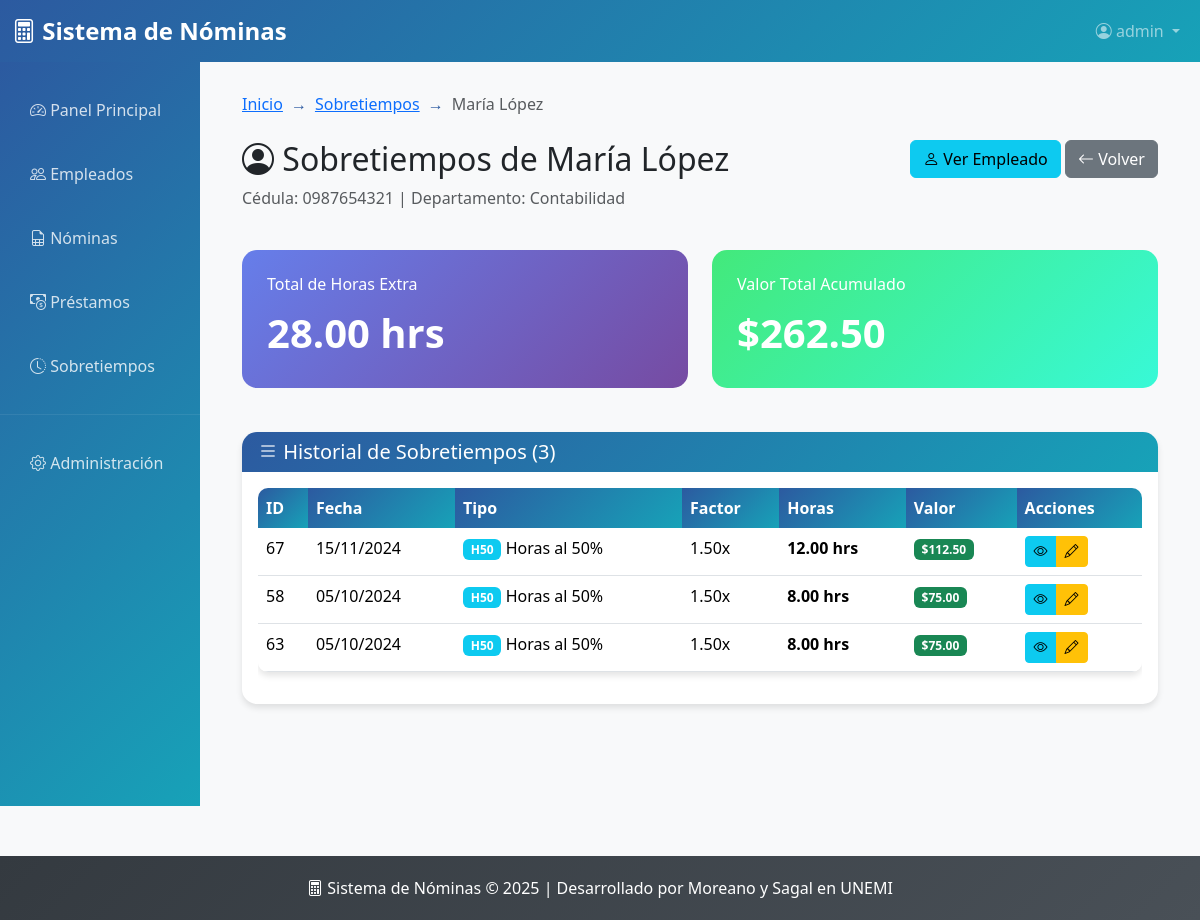
/sobretiempos/empleado/23/ (signed in), run on the app's committed database.
### nomina/models.py (models this page shows, shortened)
class Empleado(models.Model):
    cedula = models.CharField(max_length=10, unique=True)
    nombre = models.CharField(max_length=200)
    sueldo = models.DecimalField(max_digits=10, decimal_places=2)
    departamento = models.CharField(max_length=100)
    cargo = models.CharField(max_length=100)
    fecha_ingreso = models.DateField(null=True, blank=True)

### sobretiempo/models.py (models this page shows, shortened)
class Sobretiempo(models.Model):
    empleado = models.ForeignKey(Empleado, on_delete=models.CASCADE)
    fecha_registro = models.DateField()
    tipo_sobretiempo = models.ForeignKey(TipoSobretiempo, on_delete=models.CASCADE)
    numero_horas = models.DecimalField(max_digits=6, decimal_places=2)
    valor = models.DecimalField(max_digits=10, decimal_places=2, editable=False, default=0)
    class Meta:
        verbose_name = "Sobretiempo"
        verbose_name_plural = "Sobretiempos"
        ordering = ['-fecha_registro']

class TipoSobretiempo(models.Model):
    codigo = models.CharField(max_length=10)  # Ej: "H50", "H100"
    descripcion = models.CharField(max_length=100)  # Ej: "Horas al 50%", "Horas al 100%"
    factor = models.DecimalField(max_digits=4, decimal_places=2)  # Ej: 1.50, 2.00
    class Meta:
        verbose_name = "Tipo de Sobretiempo"
        verbose_name_plural = "Tipos de Sobretiempo"

### sobretiempo/views.py (the view)
# urls.py: path('empleado/<int:empleado_id>/', views.SobretiemposPorEmpleadoView.as_view(), name='sobretiempos_por_empleado'),
class SobretiemposPorEmpleadoView(LoginRequiredMixin, TitleContextMixin, DetailView):
    model = Empleado
    template_name = 'sobretiempos_por_empleado.html'
    context_object_name = 'empleado'
    pk_url_kwarg = 'empleado_id'
    title1 = "Sobretiempos"
    title2 = "Sobretiempos por Empleado"
    def get_context_data(self, **kwargs):
        context = super().get_context_data(**kwargs)
        sobretiempos = Sobretiempo.objects.filter(
            empleado=self.object
        ).select_related('tipo_sobretiempo')
        context['sobretiempos'] = sobretiempos
        context['total_horas'] = sum([st.numero_horas for st in sobretiempos])
        context['total_valor'] = sum([st.valor for st in sobretiempos])
        return context

### sobretiempo/mixins.py (called while the page is built)
    def get_context_data(self, **kwargs):
        context = super().get_context_data(**kwargs)
        if self.title1:
            context["title1"] = self.title1
        if self.title2:
            context["title2"] = self.title2
        return context

### templates/sobretiempos_por_empleado.html (shortened to what this page needs)
{% extends 'base.html' %}
{% block breadcrumb_items %}
<li class="breadcrumb-item"><a href="{% url 'sobretiempos_lista' %}">Sobretiempos</a></li>
<li class="breadcrumb-item active">{{ empleado.nombre }}</li>
{% endblock %}
{% block content %}
<div class="row mb-4">
    <div class="col-md-8">
        <h2><i class="bi bi-person-circle"></i> Sobretiempos de {{ empleado.nombre }}</h2>
        <p class="text-muted">Cédula: {{ empleado.cedula }} | Departamento: {{ empleado.departamento }}</p>
    </div>
    <div class="col-md-4 text-end">
        <a href="{% url 'empleado_detalle' empleado.id %}" class="btn btn-info">
            <i class="bi bi-person"></i> Ver Empleado
        </a>
        <a href="{% url 'sobretiempos_lista' %}" class="btn btn-secondary">
            <i class="bi bi-arrow-left"></i> Volver
        </a>
    </div>
</div>
<div class="row mb-4">
    <div class="col-md-6">
        <div class="stats-card" style="background: linear-gradient(135deg, #667eea 0%, #764ba2 100%);">
            <h6>Total de Horas Extra</h6>
            <div class="stats-number">{{ total_horas|floatformat:2 }} hrs</div>
        </div>
    </div>
    <div class="col-md-6">
        <div class="stats-card" style="background: linear-gradient(135deg, #43e97b 0%, #38f9d7 100%);">
            <h6>Valor Total Acumulado</h6>
            <div class="stats-number">${{ total_valor|floatformat:2 }}</div>
        </div>
    </div>
</div>
{% if sobretiempos %}
    <div class="card">
        <div class="card-header">
            <h5 class="mb-0"><i class="bi bi-list"></i> Historial de Sobretiempos ({{ sobretiempos.count }})</h5>
        </div>
        <div class="card-body">
            <div class="table-responsive">
                <table class="table table-hover">
                    <thead>
                        <tr>
                            <th>ID</th>
                            <th>Fecha</th>
                            <th>Tipo</th>
                            <th>Factor</th>
                            <th>Horas</th>
                            <th>Valor</th>
                            <th>Acciones</th>
                        </tr>
                    </thead>
                    <tbody>
                        {% for sobretiempo in sobretiempos %}
                        <tr>
                            <td>{{ sobretiempo.id }}</td>
                            <td>{{ sobretiempo.fecha_registro|date:"d/m/Y" }}</td>
                            <td>
                                <span class="badge bg-info">{{ sobretiempo.tipo_sobretiempo.codigo }}</span>
                                {{ sobretiempo.tipo_sobretiempo.descripcion }}
                            </td>
                            <td>{{ sobretiempo.tipo_sobretiempo.factor }}x</td>
                            <td><strong>{{ sobretiempo.numero_horas }} hrs</strong></td>
                            <td><span class="badge bg-success">${{ sobretiempo.valor|floatformat:2 }}</span></td>
                            <td>
                                <div class="btn-group" role="group">
                                    <a href="{% url 'sobretiempo_detalle' sobretiempo.id %}" class="btn btn-sm btn-info" title="Ver">
                                        <i class="bi bi-eye"></i>
                                    </a>
                                    <a href="{% url 'sobretiempo_editar' sobretiempo.id %}" class="btn btn-sm btn-warning" title="Editar">
                                        <i class="bi bi-pencil"></i>
                                    </a>
                                </div>
                            </td>
                        </tr>
                        {% endfor %}
                    </tbody>
                </table>
            </div>
        </div>
    </div>
{% else %}
    <div class="alert alert-info">
        <i class="bi bi-info-circle"></i> Este empleado no tiene sobretiempos registrados.
    </div>
{% endif %}
{% endblock %}

### templates/base.html (shortened to what this page needs)
<!DOCTYPE html>
<html lang="es">
<head>
    <link href="https://cdn.jsdelivr.net/npm/bootstrap@5.3.2/dist/css/bootstrap.min.css" rel="stylesheet">
    <link rel="stylesheet" href="https://cdn.jsdelivr.net/npm/bootstrap-icons@1.11.1/font/bootstrap-icons.css">
</head>
<body>
    <nav class="navbar navbar-expand-lg navbar-dark" style="background: linear-gradient(135deg, var(--primary-color), var(--secondary-color));">
        <div class="container-fluid">
            <a class="navbar-brand" href="{% url 'dashboard' %}">
                <i class="bi bi-calculator"></i> Sistema de Nóminas
            </a>
            <div class="collapse navbar-collapse" id="navbarNav">
                <ul class="navbar-nav ms-auto">
                    <li class="nav-item dropdown">
                        {% if user.is_authenticated %}
                            <a class="nav-link dropdown-toggle" href="#" role="button" data-bs-toggle="dropdown">
                                <i class="bi bi-person-circle"></i> {{ user.username }}
                            </a>
                        {% endif %}
                    </li>
                </ul>
            </div>
        </div>
    </nav>
    <div class="container-fluid">
        <div class="row">
            <div class="col-md-3 col-lg-2 px-0">
                <div class="sidebar">
                    <nav class="nav flex-column pt-3">
                        <a class="nav-link {% if request.resolver_match.url_name == 'dashboard' %}active{% endif %}" href="{% url 'dashboard' %}">
                            <i class="bi bi-speedometer2"></i> Panel Principal
                        </a>
                        <a class="nav-link {% if request.resolver_match.url_name == 'empleados_lista' %}active{% endif %}" href="{% url 'empleados_lista' %}">
                            <i class="bi bi-people"></i> Empleados
                        </a>
                        <a class="nav-link {% if request.resolver_match.url_name == 'nominas_lista' %}active{% endif %}" href="{% url 'nominas_lista' %}">
                            <i class="bi bi-file-earmark-spreadsheet"></i> Nóminas
                        </a>
                        <a class="nav-link {% if request.resolver_match.url_name == 'prestamos_lista' %}active{% endif %}" href="{% url 'prestamos_lista' %}">
                            <i class="bi bi-cash-coin"></i> Préstamos
                        </a>
                        <a class="nav-link {% if request.resolver_match.url_name == 'sobretiempos_lista' %}active{% endif %}" href="{% url 'sobretiempos_lista' %}">
                            <i class="bi bi-clock-history"></i> Sobretiempos
                        </a>
                        <hr class="my-3" style="border-color: rgba(255,255,255,0.3);">
                        <a class="nav-link" href="/admin/">
                            <i class="bi bi-gear"></i> Administración
                        </a>
                    </nav>
                </div>
            </div>
            <div class="col-md-9 col-lg-10">
                <div class="main-content fade-in">
                    {% block breadcrumb %}
                    <nav aria-label="breadcrumb" class="mb-4">
                        <ol class="breadcrumb">
                            <li class="breadcrumb-item"><a href="{% url 'dashboard' %}">Inicio</a></li>
                            {% block breadcrumb_items %}{% endblock %}
                        </ol>
                    </nav>
                    {% endblock %}
                    {% block content %}{% endblock %}
                </div>
            </div>
        </div>
    </div>
    <footer class="footer">
        <div class="container">
            <p class="mb-0">
                <i class="bi bi-calculator"></i> Sistema de Nóminas © 2025
                | Desarrollado por Moreano y Sagal en UNEMI
            </p>
        </div>
    </footer>
</body>
</html>

### templates/base.html (style rules this page uses)
:root { --primary-color: #2c5aa0; --secondary-color: #17a2b8; --success-color: #28a745; --danger-color: #dc3545; --warning-color: #ffc107; --info-color: #17a2b8; --light-color: #f8f9fa; --dark-color: #343a40; }
body { background-color: var(--light-color); font-family: 'Segoe UI', Tahoma, Geneva, Verdana, sans-serif; }
.navbar-brand { font-weight: bold; font-size: 1.5rem; }
.sidebar { min-height: calc(100vh - 56px); background: linear-gradient(135deg, var(--primary-color), var(--secondary-color)); color: white; transition: all 0.3s; }
.sidebar .nav-link { color: rgba(255, 255, 255, 0.8); padding: 15px 20px; border-radius: 8px; margin: 5px 10px; transition: all 0.3s; }
.main-content { padding: 30px; }
.card { border: none; border-radius: 15px; box-shadow: 0 4px 6px rgba(0, 0, 0, 0.1); transition: transform 0.3s, box-shadow 0.3s; }
.card-header { background: linear-gradient(135deg, var(--primary-color), var(--secondary-color)); color: white; border-radius: 15px 15px 0 0 !important; border: none; }
.stats-card { background: linear-gradient(135deg, #667eea 0%, #764ba2 100%); color: white; border-radius: 15px; padding: 25px; margin-bottom: 20px; }
.stats-number { font-size: 2.5rem; font-weight: bold; }
.table { border-radius: 10px; overflow: hidden; box-shadow: 0 4px 6px rgba(0, 0, 0, 0.1); }
.table thead th { background: linear-gradient(135deg, var(--primary-color), var(--secondary-color)); color: white; border: none; font-weight: 600; }
.footer { background: linear-gradient(135deg, var(--dark-color), #495057); color: white; text-align: center; padding: 20px 0; margin-top: 50px; }
.fade-in { animation: fadeIn 0.5s ease-in; }
.breadcrumb { background: transparent; padding: 0; }
.breadcrumb-item + .breadcrumb-item::before { content: "→"; color: var(--primary-color); }

### data on the page
Empleado: nombre "María López", cedula "0987654321", departamento "Contabilidad"
Sobretiempo: id "67", fecha_registro "15/11/2024", tipo_sobretiempo.codigo "H50", tipo_sobretiempo.descripcion "Horas al 50%", tipo_sobretiempo.factor "1.50", numero_horas "12.00", valor "112.50"
Sobretiempo: id "58", fecha_registro "05/10/2024", tipo_sobretiempo.codigo "H50", tipo_sobretiempo.descripcion "Horas al 50%", tipo_sobretiempo.factor "1.50", numero_horas "8.00", valor "75.00"
Sobretiempo: id "63", fecha_registro "05/10/2024", tipo_sobretiempo.codigo "H50", tipo_sobretiempo.descripcion "Horas al 50%", tipo_sobretiempo.factor "1.50", numero_horas "8.00", valor "75.00"

### other printed values
{{ user.username }} "admin"
{{ total_horas|floatformat:2 }} "28.00"
{{ total_valor|floatformat:2 }} "262.50"
{{ sobretiempos.count }} "3"
